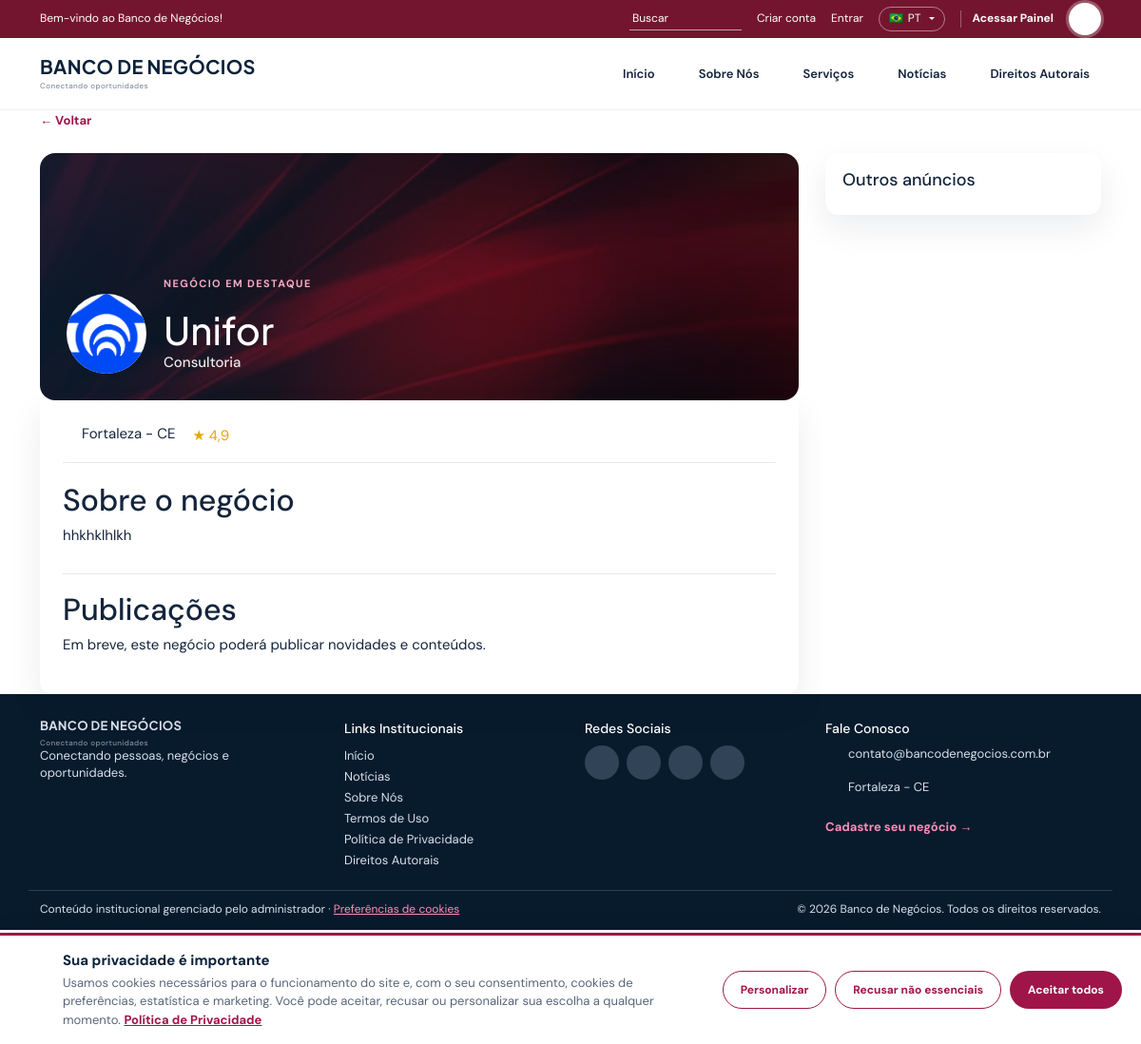
The app's page /perfil.php?id=1 with its own data.
### tables this page shows
CREATE TABLE IF NOT EXISTS idiomas (
  id INT AUTO_INCREMENT PRIMARY KEY,
  codigo VARCHAR(10) NOT NULL UNIQUE,
  nome VARCHAR(60) NOT NULL,
  bandeira VARCHAR(16) NOT NULL DEFAULT '',
  padrao TINYINT(1) NOT NULL DEFAULT 0,
  ativo TINYINT(1) NOT NULL DEFAULT 1,
  ordem INT NOT NULL DEFAULT 0
);

CREATE TABLE IF NOT EXISTS menu_itens (
  id INT AUTO_INCREMENT PRIMARY KEY,
  titulo VARCHAR(120) NOT NULL,
  url VARCHAR(255) NOT NULL,
  parent_id INT NULL,
  ordem INT NOT NULL DEFAULT 0,
  status TINYINT(1) NOT NULL DEFAULT 1,
  criado_em TIMESTAMP DEFAULT CURRENT_TIMESTAMP,
  FOREIGN KEY(parent_id) REFERENCES menu_itens(id) ON DELETE CASCADE
);

CREATE TABLE IF NOT EXISTS anuncios (
  id INT AUTO_INCREMENT PRIMARY KEY,
  usuario_id INT NULL,
  categoria_id INT NULL,
  titulo VARCHAR(180) NOT NULL,
  descricao TEXT NOT NULL,
  tipo VARCHAR(20) NOT NULL DEFAULT 'servico',
  imagem_destaque VARCHAR(255),
  logo VARCHAR(255) NULL,
  link VARCHAR(255) NULL,
  whatsapp VARCHAR(30),
  localizacao VARCHAR(120),
  avaliacao DECIMAL(2,1) DEFAULT 0,
  status ENUM('ativo','inativo') DEFAULT 'ativo',
  data_criacao TIMESTAMP DEFAULT CURRENT_TIMESTAMP,
  FOREIGN KEY(usuario_id) REFERENCES usuarios(id) ON DELETE SET NULL,
  FOREIGN KEY(categoria_id) REFERENCES categorias(id) ON DELETE SET NULL
);

CREATE TABLE IF NOT EXISTS categorias (
  id INT AUTO_INCREMENT PRIMARY KEY,
  nome VARCHAR(120) NOT NULL,
  icone VARCHAR(120) DEFAULT '✦',
  slug VARCHAR(140) UNIQUE NOT NULL,
  destaque TINYINT(1) NOT NULL DEFAULT 0
);

CREATE TABLE IF NOT EXISTS redes_sociais (
  id INT AUTO_INCREMENT PRIMARY KEY,
  rede VARCHAR(30) NOT NULL,
  nome VARCHAR(60) NOT NULL,
  url VARCHAR(255) NOT NULL,
  ordem INT NOT NULL DEFAULT 0,
  ativo TINYINT(1) NOT NULL DEFAULT 1
);

### perfil.php (the view, shortened to what the rows shown need)
<?php
require_once __DIR__ . '/config/database.php';
require_once __DIR__ . '/includes/functions.php';
$id = (int)($_GET['id'] ?? 0);
$ad = $pdo ? db_one($pdo, 'SELECT a.*,c.nome categoria FROM anuncios a LEFT JOIN categorias c ON c.id=a.categoria_id WHERE a.id=? AND a.status="ativo"', [$id]) : null;
$ads = get_ads($pdo, 12);
$posts = $pdo && $ad['id'] ? db_rows($pdo, 'SELECT * FROM blog_posts WHERE anuncio_id=? AND status=1 ORDER BY criado_em DESC', [(int)$ad['id']]) : [];
include __DIR__ . '/includes/header.php';
?>
<main id="conteudo" class="container inner-page profile-page">
  <div class="profile-layout">
    <article>
      <div class="profile-hero" style="<?= ad_cover($ad) ? "background-image:linear-gradient(90deg,rgba(8,31,49,.82),rgba(8,31,49,.18)),url('" . e(ad_cover($ad)) . "')" : '' ?>">
        <div class="profile-logo"><?php if (!empty($ad['logo'])): ?><img src="<?= e($ad['logo']) ?>" alt="Logo de <?= e($ad['titulo']) ?>"><?php else: ?><span><?= e(initials($ad['titulo'])) ?></span><?php endif; ?></div>
        <div><p class="eyebrow"><?= e(t('profile.eyebrow')) ?></p><h1><?= e($ad['titulo']) ?></h1><strong><?= e($ad['categoria'] ?? '') ?></strong></div>
      </div>
      <div class="profile-body">
        <div class="profile-meta">
          <?php if (!empty($ad['localizacao'])): ?><span><?= svg_icon('mapa', 'icon-sm') ?> <?= e($ad['localizacao']) ?></span><?php endif; ?>
          <span class="rating">★ <?= e(number_format((float)str_replace(',', '.', (string)($ad['avaliacao'] ?? 0)), 1, ',', '')) ?></span>
        </div>
        <h2><?= e(t('profile.about')) ?></h2>
        <p><?= nl2br(e($ad['descricao'] ?? '')) ?></p>
        <section class="profile-blog">
          <h2><?= e(t('profile.posts')) ?></h2>
          <?php if ($posts): foreach ($posts as $post): ?>
            <article><h3><?= e($post['titulo']) ?></h3><small><?= e(date('d/m/Y', strtotime($post['criado_em']))) ?></small><p><?= nl2br(e($post['conteudo'])) ?></p></article>
          <?php endforeach; else: ?>
            <p class="muted"><?= e(t('profile.no_posts')) ?></p>
          <?php endif; ?>
        </section>
      </div>
    </article>
    <aside class="profile-sidebar">
      <h2><?= e(t('profile.others')) ?></h2>
    </aside>
  </div>
</main>
<?php include __DIR__ . '/includes/footer.php'; ?>

### includes/header.php (shortened to what the rows shown need)
<?php
require_once __DIR__ . '/functions.php';
$pdo = $pdo ?? null;
$lang = current_lang();
$siteName = setting($pdo, 'site_name', 'Banco de Negócios');
$siteTagline = tc('site_tagline', setting($pdo, 'site_tagline', 'Conectando oportunidades'));
$siteLogo = setting($pdo, 'site_logo', '');
$siteCompactLogo = setting($pdo, 'site_logo_compacto', '');
$sitePages = page_settings($pdo);
$menuItems = get_menu_items($pdo);
$navTheme = setting($pdo, 'nav_theme', 'light');
$languages = get_languages($pdo);
$currentLanguage = $languages[0];
foreach ($languages as $l) if ($l['codigo'] === $lang) $currentLanguage = $l;
$menuParents = array_values(array_filter($menuItems, fn($i) => empty($i['parent_id'])));
$isHome = basename($_SERVER['SCRIPT_NAME'] ?? '') === 'index.php';
?><!doctype html>
<html lang="<?= e(html_lang()) ?>">
<head>
<link href="https://cdn.jsdelivr.net/npm/bootstrap@5.3.8/dist/css/bootstrap.min.css" rel="stylesheet">
<link rel="stylesheet" href="assets/css/style.css?v=6">
</head>
<body class="<?= $isHome ? 'is-home' : 'is-inner' ?>" data-lang="<?= e(html_lang()) ?>">
<div class="topbar">
  <div class="container topbar-inner">
    <div class="top-actions">
        <button aria-label="<?= e(t('search.button')) ?>"><?= svg_icon('busca', 'icon-sm') ?></button>
      <?php if (count($languages) > 1): ?>
      <div class="dropdown lang-control">
        <button class="lang-toggle dropdown-toggle" type="button" data-bs-toggle="dropdown" aria-expanded="false" aria-label="<?= e(t('top.language')) ?>: <?= e($currentLanguage['nome']) ?>">
          <span aria-hidden="true"><?= e($currentLanguage['bandeira'] ?: '🌐') ?></span> <?= e(strtoupper($currentLanguage['codigo'])) ?>
        </button>
      </div>
      <?php endif; ?>
    </div>
  </div>
</div>
<header class="site-header">
  <div class="container header-inner">
    <a class="brand" href="index.php">
      <?php if ($siteLogo): ?>
        <picture><source media="(max-width:520px)" srcset="<?= e($siteCompactLogo ?: $siteLogo) ?>"><img src="<?= e($siteLogo) ?>" alt="<?= e($siteName) ?>" class="site-logo"></picture>
      <?php else: ?>
        <strong><?= e(mb_strtoupper($siteName)) ?></strong>
      <?php endif; ?>
      <small><?= e($siteTagline) ?></small>
    </a>
    <nav class="nav-theme-<?= e($navTheme) ?>" aria-label="Navegação principal">
      <?php foreach ($menuParents as $item):
        $active = is_current_url($item['url']);
        $menuTitle = tc('menu.' . $item['id'], $item['titulo']);
      ?>
      <div class="nav-item<?= $item['has_children'] ? ' has-children dropdown' : '' ?>">
        <a href="<?= e($item['url']) ?>" class="<?= $active ? 'active' : '' ?><?= $item['has_children'] ? ' dropdown-toggle' : '' ?>"<?= $item['has_children'] ? ' data-bs-toggle="dropdown" aria-expanded="false"' : '' ?><?= $active ? ' aria-current="page"' : '' ?>><?= e($menuTitle) ?></a>
      </div>
      <?php endforeach; ?>
    </nav>
  </div>
</header>

### includes/functions.php (shortened to what the rows shown need)
<?php
function e(?string $value): string
{
    return htmlspecialchars((string)$value, ENT_QUOTES, 'UTF-8');
}
function db_rows(?PDO $pdo, string $sql, array $params = []): array
{
    try {
        $st = $pdo->prepare($sql);
        $st->execute($params);
        return $st->fetchAll();
    } catch (Throwable $e) {
        return [];
    }
}
function db_one(?PDO $pdo, string $sql, array $params = []): ?array
{
    $r = db_rows($pdo, $sql, $params);
    return $r[0] ?? null;
}
function ad_cover(array $ad): string
{
    return (string)($ad['imagem_destaque'] ?? $ad['imagem'] ?? '');
}
function ensure_schema(?PDO $pdo): void
{
    static $done = false;
    if ($done || !$pdo) return;
    $done = true;
    $row = db_one($pdo, 'SELECT valor FROM configuracoes WHERE chave=?', ['schema_version']);
    if ((int)($row['valor'] ?? 0) >= SCHEMA_VERSION) return;
}
function setting(?PDO $pdo, string $key, string $default = ''): string
{
    $cache = $GLOBALS['__bn_settings'] ?? [];
    return array_key_exists($key, $cache) ? (string)$cache[$key] : $default;
}
function get_languages(?PDO $pdo, bool $onlyActive = true): array
{
    static $cache = [];
    $k = $onlyActive ? 'a' : 't';
    if (isset($cache[$k])) return $cache[$k];
    $rows = db_rows($pdo, 'SELECT * FROM idiomas' . ($onlyActive ? ' WHERE ativo=1' : '') . ' ORDER BY ordem,id');
    return $cache[$k] = $rows;
}
function default_language(?PDO $pdo): string
{
    foreach (get_languages($pdo) as $l) if ((int)$l['padrao'] === 1) return $l['codigo'];
    return get_languages($pdo)[0]['codigo'] ?? 'pt';
}
function current_lang(): string
{
    static $lang = null;
    if ($lang !== null) return $lang;
    global $pdo;
    $codes = array_column(get_languages($pdo ?? null), 'codigo');
    $candidate = $_GET['lang'] ?? $_SESSION['lang'] ?? $_COOKIE['bn_lang'] ?? null;
    if (is_string($candidate) && in_array($candidate, $codes, true)) {
        $lang = $candidate;
        if (isset($_GET['lang'])) {
            $_SESSION['lang'] = $lang;
            if (!headers_sent()) setcookie('bn_lang', $lang, ['expires' => time() + 31536000, 'path' => '/', 'samesite' => 'Lax']);
        }
    } else {
        $lang = default_language($pdo ?? null);
    }
    return $lang;
}
function html_lang(): string
{
    $map = ['pt' => 'pt-BR', 'en' => 'en', 'es' => 'es'];
    $l = current_lang();
    return $map[$l] ?? $l;
}
function load_translations(?PDO $pdo, string $lang): array
{
    static $cache = [];
    if (!isset($cache[$lang])) {
        $cache[$lang] = [];
    }
    return $cache[$lang];
}
function t(string $key, array $vars = []): string
{
    global $pdo;
    static $base = null;
    if ($base === null) $base = require __DIR__ . '/i18n.php';
    $lang = current_lang();
    $tr = load_translations($pdo ?? null, $lang);
    $text = $tr[$key] ?? null;
    if ($text === null || $text === '') {
        $def = default_language($pdo ?? null);
    }
    if ($text === null || $text === '') $text = $base[$key] ?? $key;
    return $text;
}
function tc(string $key, ?string $original): string
{
    global $pdo;
    $lang = current_lang();
    $tr = load_translations($pdo ?? null, $lang);
    $val = $tr['conteudo.' . $key] ?? '';
    return $val !== '' ? $val : (string)$original;
}
function get_ads(?PDO $pdo, int $limit = 8): array
{
    $r = db_rows($pdo, 'SELECT a.*,c.nome categoria FROM anuncios a LEFT JOIN categorias c ON c.id=a.categoria_id WHERE a.status="ativo" ORDER BY a.avaliacao DESC,a.data_criacao DESC LIMIT ' . max(1, $limit));
    return $r ?: ($pdo ? [] : placeholder_data()['ads']);
}
function page_settings(?PDO $pdo): array
{
    return db_rows($pdo, 'SELECT * FROM paginas WHERE status=1 ORDER BY ordem,id');
}
function get_social_links(?PDO $pdo, bool $onlyActive = true): array
{
    return db_rows($pdo, 'SELECT * FROM redes_sociais' . ($onlyActive ? ' WHERE ativo=1' : '') . ' ORDER BY ordem,id');
}
function get_menu_items(?PDO $pdo): array
{
    $items = db_rows($pdo, 'SELECT * FROM menu_itens WHERE status=1 ORDER BY ordem,id');
    foreach ($items as &$item) {
        $item['has_children'] = false;
    }
    return $items;
}
function is_current_url(string $url): bool
{
    if ($url === '' || str_contains($url, '#') || preg_match('#^https?://#', $url)) return false;
    $script = basename($_SERVER['SCRIPT_NAME'] ?? '');
    $parts = parse_url($url);
    if (basename($parts['path'] ?? '') !== $script) return false;
    return true;
}
function svg_icon(string $name, string $class = 'icon'): string
{
    $path = $stroke[$name] ?? $stroke['site'];
    return '<svg class="' . e($class) . '" viewBox="0 0 24 24" fill="none" stroke="currentColor" stroke-width="1.8" stroke-linecap="round" stroke-linejoin="round" aria-hidden="true" focusable="false">' . $path . '</svg>';
}

### includes/footer.php (shortened to what the rows shown need)
<?php
$pdo = $pdo ?? null;
$footerName = setting($pdo, 'site_name', 'Banco de Negócios');
$footerLogo = setting($pdo, 'site_logo', '');
$footerShowLogo = setting($pdo, 'footer_show_logo', '1') === '1';
$footerSlogan = tc('footer_slogan', setting($pdo, 'footer_slogan', 'Conectando pessoas, negócios e oportunidades.'));
$footerEmail = setting($pdo, 'footer_email', 'contato@bancodenegocios.com.br');
$footerAddress = setting($pdo, 'footer_address', 'Fortaleza - CE');
$footerCtaText = tc('footer_cta_text', setting($pdo, 'footer_cta_text', '')) ?: t('footer.cta');
$footerCtaLink = setting($pdo, 'footer_cta_link', 'cadastro.php');
$footerBottom = tc('footer_bottom_text', setting($pdo, 'footer_bottom_text', 'Conteúdo institucional gerenciado pelo administrador'));
$footerCopyright = tc('footer_copyright', setting($pdo, 'footer_copyright', ''));
$footerTitles = [
    'links' => tc('footer_title_links', setting($pdo, 'footer_title_links', '')) ?: t('footer.links'),
    'social' => tc('footer_title_social', setting($pdo, 'footer_title_social', '')) ?: t('footer.social'),
    'contact' => tc('footer_title_contact', setting($pdo, 'footer_title_contact', '')) ?: t('footer.contact'),
];
$footerLinks = [];
if (!$footerLinks) {
    $footerLinks[] = ['titulo' => t('nav.home'), 'url' => 'index.php'];
    $footerLinks[] = ['titulo' => t('news.title'), 'url' => 'noticias.php'];
    foreach (page_settings($pdo) as $page) $footerLinks[] = ['titulo' => $page['titulo'], 'url' => 'pagina.php?slug=' . urlencode($page['slug'])];
}
$socials = get_social_links($pdo);
$cookieText = tc('cookie_text', setting($pdo, 'cookie_text', '')) ?: t('cookie.text');
$cookiePolicy = setting($pdo, 'cookie_policy_url', 'pagina.php?slug=politica-de-privacidade');
$cookieVersion = setting($pdo, 'cookie_version', '1');
?>
<footer class="site-footer">
  <div class="container footer-grid">
    <div>
      <?php if ($footerLogo && $footerShowLogo): ?>
        <img class="site-logo footer-logo" src="<?= e($footerLogo) ?>" alt="<?= e($footerName) ?>">
      <?php else: ?>
        <a class="brand brand-light" href="index.php"><strong><?= e(mb_strtoupper($footerName)) ?></strong><small><?= e(tc('site_tagline', setting($pdo, 'site_tagline', 'Conectando oportunidades'))) ?></small></a>
      <?php endif; ?>
      <p><?= nl2br(e($footerSlogan)) ?></p>
    </div>
    <div>
      <h4><?= e($footerTitles['links']) ?></h4>
      <?php foreach ($footerLinks as $link): ?><a href="<?= e($link['url']) ?>"><?= e($link['titulo']) ?></a><?php endforeach; ?>
    </div>
    <div>
      <h4><?= e($footerTitles['social']) ?></h4>
      <div class="socials">
        <?php foreach ($socials as $s): ?>
        <a href="<?= e($s['url']) ?>" target="_blank" rel="noopener" aria-label="<?= e($s['nome']) ?>" title="<?= e($s['nome']) ?>"><?= svg_icon($s['rede'], 'icon-social') ?></a>
        <?php endforeach; ?>
      </div>
    </div>
    <div>
      <h4><?= e($footerTitles['contact']) ?></h4>
      <?php if ($footerEmail): ?><p class="footer-contact"><?= svg_icon('email', 'icon-sm') ?> <a href="mailto:<?= e($footerEmail) ?>"><?= e($footerEmail) ?></a></p><?php endif; ?>
      <?php if ($footerAddress): ?><p class="footer-contact"><?= svg_icon('mapa', 'icon-sm') ?> <span><?= nl2br(e($footerAddress)) ?></span></p><?php endif; ?>
      <?php if ($footerCtaLink): ?><a class="footer-cta" href="<?= e($footerCtaLink) ?>"<?= basename(strtok($footerCtaLink, '?')) === 'cadastro.php' ? ' data-signup-open' : '' ?>><?= e($footerCtaText) ?></a><?php endif; ?>
    </div>
  </div>
  <div class="container footer-bottom">
    <span><?= e($footerBottom) ?> · <button type="button" class="link-button" data-cookie-open><?= e(t('footer.cookie_prefs')) ?></button></span>
    <span><?= $footerCopyright !== '' ? e(str_replace('{ano}', date('Y'), $footerCopyright)) : '© ' . date('Y') . ' ' . e($footerName) . '. ' . e(t('footer.rights')) ?></span>
  </div>
</footer>
<section class="cookie-banner" data-cookie-banner data-version="<?= e($cookieVersion) ?>" role="region" aria-label="<?= e(t('cookie.title')) ?>" hidden>
  <div class="cookie-copy">
    <div>
      <strong><?= e(t('cookie.title')) ?></strong>
      <p><?= e($cookieText) ?> <a href="<?= e($cookiePolicy) ?>"><?= e(t('cookie.policy')) ?></a></p>
    </div>
  </div>
</section>
</body>
</html>

### records on screen
idiomas: bandeira "🇧🇷", codigo "PT", codigo "Conectando oportunidades", codigo "Conectando pessoas, negócios e oportunidades.", codigo "Links Institucionais", codigo "Redes Sociais", codigo "Fale Conosco", codigo "Cadastre seu negócio →", codigo "Conteúdo institucional gerenciado pelo administrador", codigo "Usamos cookies necessários para o funcionamento do site e, com o seu consentimento, cookies de preferências, estatística e marketing. Você pode aceitar, recusar ou personalizar sua escolha a qualquer momento."
menu_itens: titulo "Sobre Nós"
menu_itens: titulo "Serviços"
menu_itens: titulo "Notícias"
menu_itens: titulo "Direitos Autorais"
anuncios: imagem_destaque (picture), logo (picture), titulo "Unifor", categoria.nome "Consultoria", localizacao "Fortaleza - CE", avaliacao "4,9", descricao "hhkhklhlkh"

### other values on screen
$siteTopbar "Bem-vindo ao Banco de Negócios!"
t('top.create_account') "Criar conta"
t('top.login') "Entrar"
t('top.panel') "Acessar Painel"
mb_strtoupper($siteName) "BANCO DE NEGÓCIOS"
t('nav.home') "Início"
t('page.back') "← Voltar"
t('profile.eyebrow') "NEGÓCIO EM DESTAQUE"
t('profile.about') "Sobre o negócio"
t('profile.posts') "Publicações"
t('profile.no_posts') "Em breve, este negócio poderá publicar novidades e conteúdos."
t('profile.others') "Outros anúncios"
mb_strtoupper($footerName) "BANCO DE NEGÓCIOS"
$link['titulo'] "Início"
$link['titulo'] "Termos de Uso"
